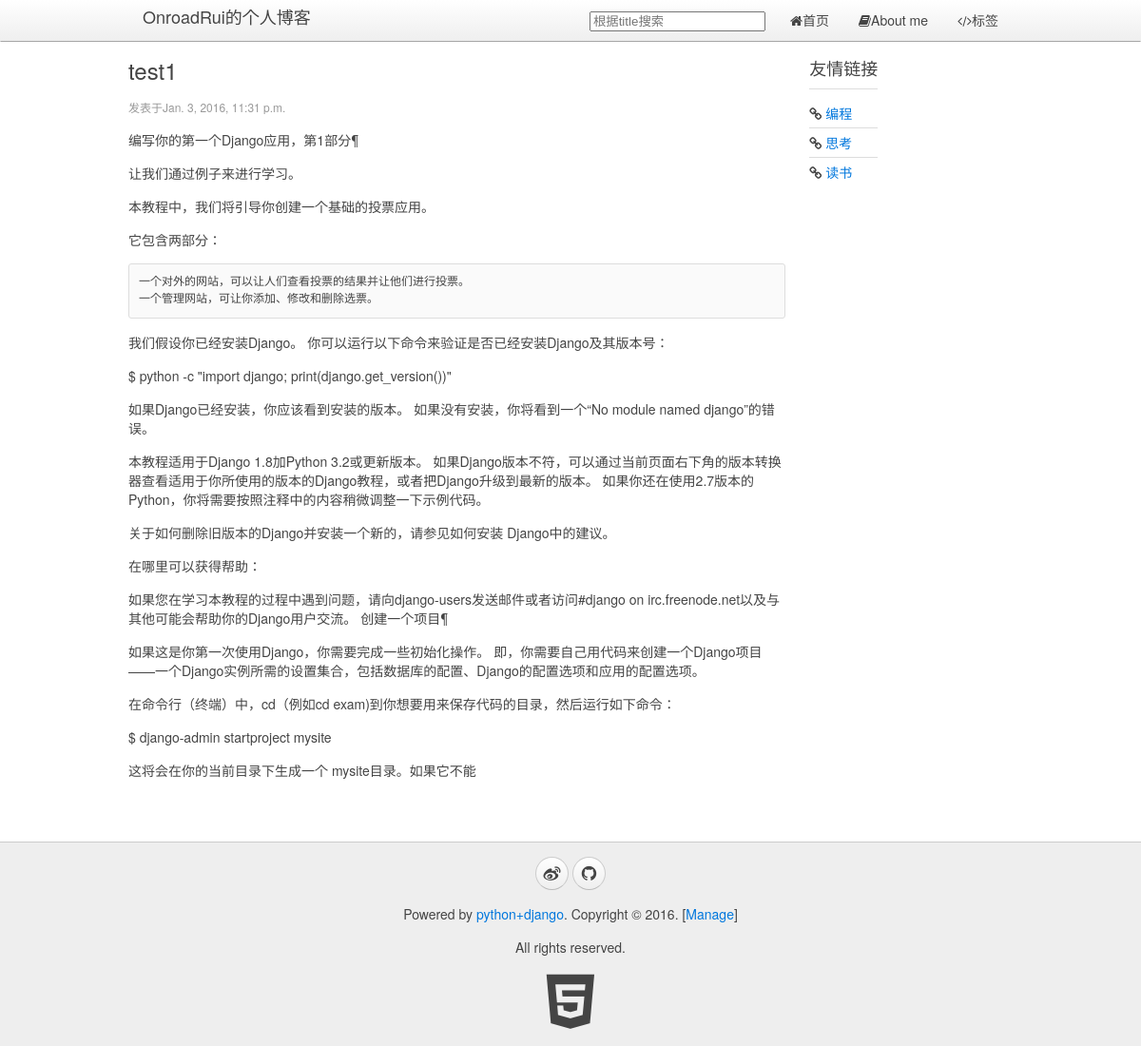
Screenshot of /ruiblog/2/ with the database file from the repository.
### ruiblog/models.py (models this page shows, shortened)
class BlogsPost(models.Model):
    title = models.CharField(max_length = 150)
    category = models.CharField(max_length=50,blank=True)
    summary = models.CharField(max_length=100,blank=True)
    body = models.TextField()
    timestamp = models.DateTimeField()
    def get_absolute_url(self):
        path = reverse('ruiblog:detail',args=(self.id,))
        print('the path is %s'%path)
        return "http://127.0.0.1/ruiblog/%s"%path

### ruiblog/views.py (the view)
# urls.py: url(r'^(?P<pk>\d+)/$','ruiblog.views.detail',name='detail'),
def detail(request,pk):
    try:
        print('hello')
        blog = BlogsPost.objects.get(pk=pk)
        summary = blog.body.__str__()
        summ = summary[0:5]
        print(summ)
    except BlogsPost.DoesNotExist:
        raise Http404
    return render(request,'blog.html',{'blog':blog})

### ruiblog/templatetags/custom_markdown.py (called while the page is built)
@register.filter(is_safe=True)  #注册template filter
@stringfilter  #希望字符串作为参数
def custom_markdown(value):
    return mark_safe(markdown.markdown(value,extensions = ['markdown.extensions.fenced_code', 'markdown.extensions.codehilite'], safe_mode=True, enable_attributes=False))

### ruiblog/templates/blog.html (shortened to what this page needs)
{% extends 'base.html' %}
{% load custom_markdown %}
{% block content %}
    <div class="uk-width-medium-3-4">
        <article class="uk-article">
            <h2>{{blog.title }}</h2>
            <p class="uk-article-meta">发表于{{blog.timestamp }}</p>
            <p>{{ blog.body|custom_markdown }}</p>
        </article>
    </div>
        <div class="uk-panel uk-panel-header">
            <h3 class="uk-panel-title">友情链接</h3>
            <ul class="uk-list uk-list-line">
                <li><i class="uk-icon-link"></i> <a href="#">编程</a></li>
                <li><i class="uk-icon-link"></i> <a href="#">思考</a></li>
                <li><i class="uk-icon-link"></i> <a href="#">读书</a></li>
            </ul>
        </div>
{% endblock %}

### rows the page displays
BlogsPost: title "test1", timestamp "Jan. 3, 2016, 11:31 p.m.", body|custom_markdown "编写你的第一个Django应用，第1部分¶ 让我们通过例子来进行学习。 本教程中，我们将引导你创建一个基础的投票应用。 它包含两部分： 一个对外的网站，可以让人们查看投票的结果并让他们进行投票。 一个管理网站，可让你添加、修改和删除选票。 我们假设你已经安装Django。 你可以运行以下命令来验证是否已经安装Django及其版本号： $ python -c \"import django; print(django.get_version())\" 如果Django已经安装，你应该看到安装的版本。 如果没有安装，你将看到一个“No module named django”的错误。 本教程适用于Django 1.8加Python 3.2或更新版本。 如果Django版本不符，可以通过当前页面右下角的版本转换器查看适用于你所使用的版本的Django教程，或者把Django升级到最新的版本。 如果你还在使用2.7版本的Python，你将需要按照注释中的内容稍微调整一下示例代码。 关于如何删除旧版本的Django并安装一个新的，请参见如何安装 Django中的建议。 在哪里可以获得帮助： 如果您在学习本教程的过程中遇到问题，请向django-users发送邮件或者访问#django on irc.freenode.net以及与其他可能会帮助你的Django用户交流。 创建一个项目¶ 如果这是你第一次使用Django，你需要完成一些初始化操作。 即，你需要自己用代码来创建一个Django项目 ——一个Django实例所需的设置集合，包括数据库的配置、Django的配置选项和应用的配置选项。…"
